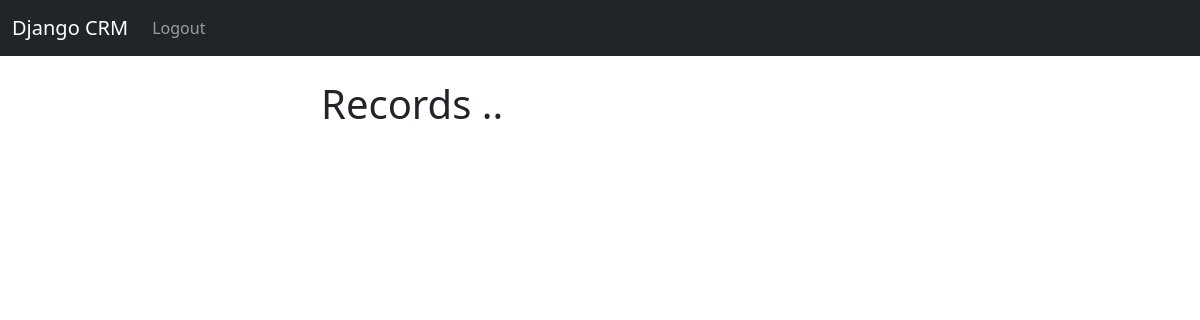
The app's page / (signed in), older data.
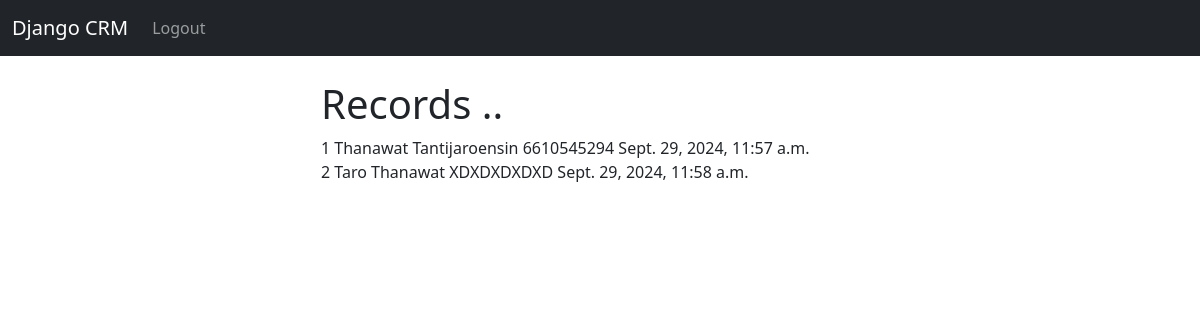
The same page, newer data.
### website/models.py (models this page shows, shortened)
class Record(models.Model):
    created_at = models.DateTimeField(auto_now_add=True)
    first_name = models.CharField(max_length=50)
    last_name = models.CharField(max_length=50)
    student_id = models.CharField(max_length=10, null=True)

### website/views.py (the view, shortened to what this page needs)
# urls.py: 2. Add a URL to urlpatterns:  path('', views.home, name='home')
def home(request):
    records = Record.objects.all()
    return render(request, 'website/home.html', {'records': records})

### website/templates/website/home.html (shortened to what this page needs)
{% extends 'website/base.html' %}
{% block  content %}
<div class="col-md-6 offset-md-3">
{% if user.is_authenticated %}
    <h1>Records ..</h1>
    {% if records %}
        {% for record in records %}
            {{ record.id }}
            {{ record.first_name }}
            {{ record.last_name }}
            {{ record.student_id }}
            {{ record.created_at }}
            <br/>
        {% endfor %}
    {% endif %}
{% endif %}
{% endblock %}

### website/templates/website/base.html (shortened to what this page needs)
<!doctype html>
<html lang="en">
  <head>
    <link href="https://cdn.jsdelivr.net/npm/bootstrap@5.3.3/dist/css/bootstrap.min.css" rel="stylesheet">
  </head>
  <body>
    {% include 'website/navbar.html' %}
    <div class="container">
    <br>
    {%  block content %}
    {% endblock %}
    </div>
  </body>
</html>

### website/templates/website/navbar.html (shortened to what this page needs)
<nav class="navbar navbar-expand-lg navbar-dark bg-dark">
  <div class="container-fluid">
    <a class="navbar-brand" href={%  url 'home' %}>Django CRM</a>
    <div class="collapse navbar-collapse" id="navbarSupportedContent">
      <ul class="navbar-nav me-auto mb-2 mb-lg-0">
          {% if user.is_authenticated %}
            <li class="nav-item">
            <a class="nav-link" href="{% url 'logout' %}">Logout</a>
            </li>
          {% else %}
            <li class="nav-item">
            <a class="nav-link" href="{% url 'home' %}">Login</a>
            </li>
          {% endif %}
      </ul>
    </div>
  </div>
</nav>

Row changes from the older to the newer data that the page shows:
added Record: id "1", first_name "Thanawat", last_name "Tantijaroensin", student_id "6610545294", created_at "Sept. 29, 2024, 11:57 a.m."
added Record: id "2", first_name "Taro", last_name "Thanawat", student_id "XDXDXDXDXD", created_at "Sept. 29, 2024, 11:58 a.m."
